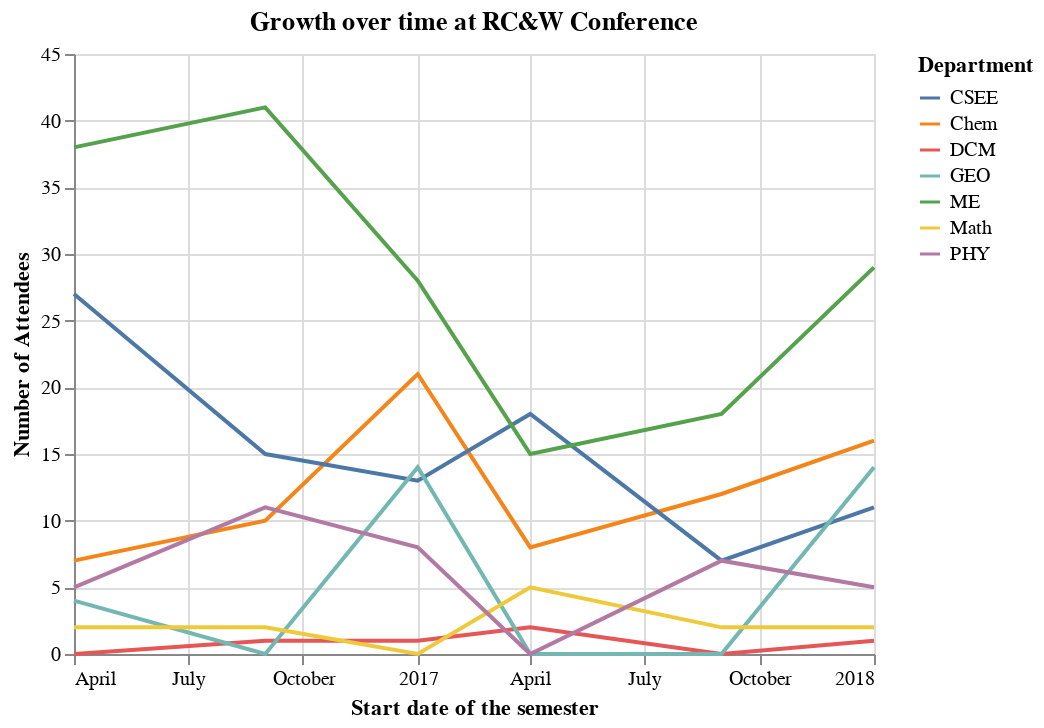

Notebook code cell kept with this figure:
### Markdown cell above
# Question For RC&W attendance, what is the growth trend over time by department?

### Code cell
alt.data_transformers.enable('default')
alt.Chart(data,title = 'Growth over time at RC&W Conference').mark_line().encode(
    alt.X('Semester_Date:T',title = 'Start date of the semester'),
    alt.Y('Count',title = 'Number of Attendees'),
    alt.Color('Department')
)

### Figure 1 — Vega-Lite specification as saved in the notebook (floating-point values rounded to 4 significant figures)
{"$schema": "https://vega.github.io/schema/vega-lite/v4.8.1.json", "config": {"view": {"continuousHeight": 300, "continuousWidth": 400}}, "data": {"name": "data-449df7e85014a33dac0728cc0e1a0c50"}, "datasets": {"data-449df7e85014a33dac0728cc0e1a0c50": [{"Count": 7, "Department": "Chem", "Semester": "Spring", "Semester_Date": "4/1/16", "Year": 2016}, {"Count": 10, "Department": "Chem", "Semester": "Fall", "Semester_Date": "9/1/16", "Year": 2016}, {"Count": 21, "Department": "Chem", "Semester": "Winter", "Semester_Date": "1/1/17", "Year": 2017}, {"Count": 8, "Department": "Chem", "Semester": "Spring", "Semester_Date": "4/1/17", "Year": 2017}, {"Count": 12, "Department": "Chem", "Semester": "Fall", "Semester_Date": "9/1/17", "Year": 2017}, {"Count": 16, "Department": "Chem", "Semester": "Winter", "Semester_Date": "1/1/18", "Year": 2018}, {"Count": 27, "Department": "CSEE", "Semester": "Spring", "Semester_Date": "4/1/16", "Year": 2016}, {"Count": 15, "Department": "CSEE", "Semester": "Fall", "Semester_Date": "9/1/16", "Year": 2016}, {"Count": 13, "Department": "CSEE", "Semester": "Winter", "Semester_Date": "1/1/17", "Year": 2017}, {"Count": 18, "Department": "CSEE", "Semester": "Spring", "Semester_Date": "4/1/17", "Year": 2017}, {"Count": 7, "Department": "CSEE", "Semester": "Fall", "Semester_Date": "9/1/17", "Year": 2017}, {"Count": 11, "Department": "CSEE", "Semester": "Winter", "Semester_Date": "1/1/18", "Year": 2018}, {"Count": 0, "Department": "DCM", "Semester": "Spring", "Semester_Date": "4/1/16", "Year": 2016}, {"Count": 1, "Department": "DCM", "Semester": "Fall", "Semester_Date": "9/1/16", "Year": 2016}, {"Count": 1, "Department": "DCM", "Semester": "Winter", "Semester_Date": "1/1/17", "Year": 2017}, {"Count": 2, "Department": "DCM", "Semester": "Spring", "Semester_Date": "4/1/17", "Year": 2017}, {"Count": 0, "Department": "DCM", "Semester": "Fall", "Semester_Date": "9/1/17", "Year": 2017}, {"Count": 1, "Department": "DCM", "Semester": "Winter", "Semester_Date": "1/1/18", "Year": 2018}, {"Count": 4, "Department": "GEO", "Semester": "Spring", "Semester_Date": "4/1/16", "Year": 2016}, {"Count": 0, "Department": "GEO", "Semester": "Fall", "Semester_Date": "9/1/16", "Year": 2016}, {"Count": 14, "Department": "GEO", "Semester": "Winter", "Semester_Date": "1/1/17", "Year": 2017}, {"Count": 0, "Department": "GEO", "Semester": "Spring", "Semester_Date": "4/1/17", "Year": 2017}, {"Count": 0, "Department": "GEO", "Semester": "Fall", "Semester_Date": "9/1/17", "Year": 2017}, {"Count": 14, "Department": "GEO", "Semester": "Winter", "Semester_Date": "1/1/18", "Year": 2018}, {"Count": 2, "Department": "Math", "Semester": "Spring", "Semester_Date": "4/1/16", "Year": 2016}, {"Count": 2, "Department": "Math", "Semester": "Fall", "Semester_Date": "9/1/16", "Year": 2016}, {"Count": 0, "Department": "Math", "Semester": "Winter", "Semester_Date": "1/1/17", "Year": 2017}, {"Count": 5, "Department": "Math", "Semester": "Spring", "Semester_Date": "4/1/17", "Year": 2017}, {"Count": 2, "Department": "Math", "Semester": "Fall", "Semester_Date": "9/1/17", "Year": 2017}, {"Count": 2, "Department": "Math", "Semester": "Winter", "Semester_Date": "1/1/18", "Year": 2018}, {"Count": 38, "Department": "ME", "Semester": "Spring", "Semester_Date": "4/1/16", "Year": 2016}, {"Count": 41, "Department": "ME", "Semester": "Fall", "Semester_Date": "9/1/16", "Year": 2016}, {"Count": 28, "Department": "ME", "Semester": "Winter", "Semester_Date": "1/1/17", "Year": 2017}, {"Count": 15, "Department": "ME", "Semester": "Spring", "Semester_Date": "4/1/17", "Year": 2017}, {"Count": 18, "Department": "ME", "Semester": "Fall", "Semester_Date": "9/1/17", "Year": 2017}, {"Count": 29, "Department": "ME", "Semester": "Winter", "Semester_Date": "1/1/18", "Year": 2018}, {"Count": 5, "Department": "PHY", "Semester": "Spring", "Semester_Date": "4/1/16", "Year": 2016}, {"Count": 11, "Department": "PHY", "Semester": "Fall", "Semester_Date": "9/1/16", "Year": 2016}, {"Count": 8, "Department": "PHY", "Semester": "Winter", "Semester_Date": "1/1/17", "Year": 2017}, {"Count": 0, "Department": "PHY", "Semester": "Spring", "Semester_Date": "4/1/17", "Year": 2017}, {"Count": 7, "Department": "PHY", "Semester": "Fall", "Semester_Date": "9/1/17", "Year": 2017}, {"Count": 5, "Department": "PHY", "Semester": "Winter", "Semester_Date": "1/1/18", "Year": 2018}]}, "encoding": {"color": {"field": "Department", "type": "nominal"}, "x": {"field": "Semester_Date", "title": "Start date of the semester", "type": "temporal"}, "y": {"field": "Count", "title": "Number of Attendees", "type": "quantitative"}}, "mark": "line", "title": "Growth over time at RC&W Conference"}
